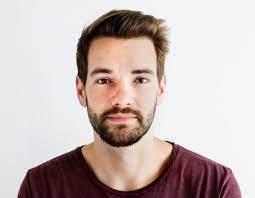
#> input picture images/faces/man1.jpeg, 255 x 198 px, found by its file name
$ python run.py
#> lines starting #> are read from the running program, lines starting #| are printed output that depends on the picture
### src/facedetection/xmlparser.py
import xml.etree.ElementTree as ET
from facedetection.blocks.classifier import WeakClassifier
from facedetection.blocks.feature import Feature, Rectangle
from facedetection.blocks.stage import Stage
import numpy as np


def parse_haar_cascade_xml(xml_path: str) -> tuple[list[Stage], list[Feature]]:
    """Reads xml file and returns a list of stages and a list of features."""

    all = ET.parse(xml_path)
#> (reads haar_cascades/haarcascade_frontalface_default.xml from the repository)

    stages = all.find("cascade").find("stages")

    my_stages = []

    for stage in stages:

        classifiers = stage.find("weakClassifiers")
        my_classifiers = []
        for classifier in classifiers:

            # print(classifier.find('internalNodes').text)
            internal_nodes = (classifier.find("internalNodes").text).split()
            leaf_values = (classifier.find("leafValues").text).split()

            # print(f'leafValues : {leafValues}')
            _, _, feature_idx, node_threshold = internal_nodes
            left_val, right_val = leaf_values

            my_classifiers.append(
                WeakClassifier(
                    float(node_threshold),
                    int(feature_idx),
                    float(left_val),
                    float(right_val),
                )
            )

        # print(stage.find('stageThreshold').text)
        stage_threshold = float(stage.find("stageThreshold").text)

        my_stages.append(Stage(stage_threshold, my_classifiers))

    features = all.find("cascade").find("features")

    my_features = []

    for feature in features:

        my_rectangles = []

        for rect in feature.find("rects"):
            # each rect has 5 values
            # x, y, width, height, value

            my_rect = rect.text.split()
            my_rect = [int(float(x)) for x in my_rect]
            my_rectangles.append(Rectangle(*my_rect))

        my_features.append(Feature(my_rectangles))

    return my_stages, my_features


# [75 lines left out: function parse_haar_cascade_xml2, not called in this run]

### src/facedetection/blocks/feature.py
import numpy as np


class Rectangle:
    def __init__(self, x: int, y: int, w: int, h: int, val: int) -> None:
        self.values = [x, y, x+w, y+h, val]

    # [14 lines left out: function get_bounds, not called in this run]


class Feature:
    def __init__(self, rect_array: list[Rectangle]) -> None:
        """
        Initializes a feature with a list of rectangles.
        There are 4 types of features:
            1. 2 Rectangles stacked horizontally
            2. 2 Rectangles stacked vertically
            2. 3 Rectangles stacked horizontally
            3. 4 Rectangles stacked each two stacked next to each other.
        :param rect_array: The list of rectangles that make up the feature.
        """
        self.rectangles = rect_array

    # (features, window, window_squared, window_area, var, scale):
    # [26 lines left out: function compute_feature, not called in this run]

### src/facedetection/blocks/classifier.py
import numpy as np

from facedetection.blocks.feature import Feature


class WeakClassifier:
    def __init__(
        self,
        classifier_threshold: float,
        feature_idx: int,
        left_val: float,
        right_val: float,
    ) -> None:

        self.classifier_threshold = classifier_threshold
        self.feature_idx = feature_idx
        self.left_value = left_val
        self.right_value = right_val

    # (features, window, window_squared, window_area, var, scale):
    # [24 lines left out: function classify, not called in this run]

### src/facedetection/blocks/stage.py
import numpy as np
from facedetection.blocks.feature import Feature
from facedetection.blocks.classifier import WeakClassifier


class Stage:
    def __init__(
        self, stage_threshold: int, classifier_list: list[WeakClassifier]
    ) -> None:
        self.stage_threshold = stage_threshold
        self.classifier_list = classifier_list

    # [25 lines left out: function check_stage, not called in this run]

### src/run.py
from os.path import join
from facedetection.xmlparser import parse_haar_cascade_xml
from facedetection.cython_code.get_faces import get_faces
import cv2

haar_directory = './haar_cascades/'
xml_file = 'haarcascade_frontalface_default.xml'

stages, features = parse_haar_cascade_xml(join(haar_directory, xml_file))

image_directory = './images/faces'
image_file = 'man1.jpeg'

frame = cv2.imread(join(image_directory, image_file))
#> frame is the input picture: shape (198, 255, 3); mean B, G, R 182, 184.4, 198.2

gray = cv2.cvtColor(frame, cv2.COLOR_BGR2GRAY)
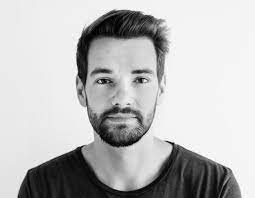
#> gray: shape (198, 255); min 0, max 255, mean 188.1

#> (the run stopped early here; a loop or call above may not have finished)
